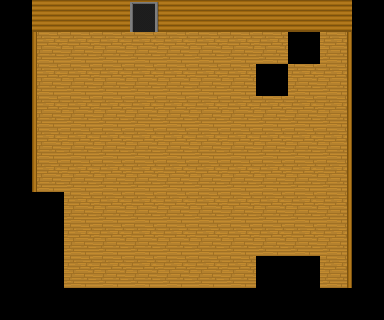

A 2D game scene composited from a Tiled map and its tileset images. What follows is a short description and the map's XML, with each tile layer's data collapsed to a summary:
An orthogonal 12x10 tile map with 32x32 px tiles, 1 tile layer (Background), 2 tilesets.

<map version="1.0" orientation="orthogonal" renderorder="right-down" width="12" height="10" tilewidth="32" tileheight="32" nextobjectid="1">
 <tileset firstgid="1" name="HouseTextures" tilewidth="32" tileheight="32" tilecount="12" columns="3">
  <image source="HouseTextures.png" width="96" height="128" />
 </tileset>
 <tileset firstgid="13" name="Bedroom" tilewidth="32" tileheight="32" tilecount="12" columns="3">
  <image source="HouseTextures.png" width="96" height="128" />
 </tileset>
 <layer name="Background" width="12" height="10">
  <data>[120 cells, 120 non-empty, 6 distinct tile ids]</data>
 </layer>
</map>